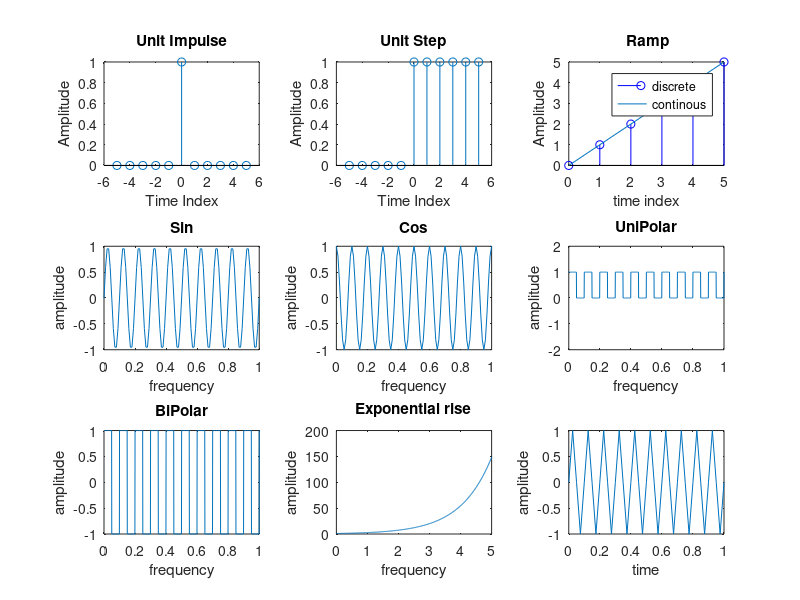

Source code (MATLAB):
%%SIMULATION OF BASIC TEST SIGNALS

clc;
clear all;
close all;
 
%%unit impulse

t1=-5:1:5;
y1=[zeros(1,5),ones(1,1),zeros(1,5)];
subplot(3,3,1);
stem(t1,y1);
xlabel('Time Index');
ylabel('Amplitude');
title('Unit Impulse');

%%unit step

t2=-5:1:5;
y2=[zeros(1,5),ones(1,6)];
subplot(3,3,2);
stem(t2,y2);
xlabel('Time Index');
ylabel('Amplitude');
title('Unit Step');

%%ramp

t3=0:1:5;
y3=t3;
subplot(3,3,3);
stem(t3,y3,'b');
hold on;
plot(t3,y3);
hold off;
legend("discrete","continous");
xlabel('time index');
ylabel('Amplitude');
title(' Ramp');

%%sin
t4=0:0.01:1;
f1=10;
y4=sin(2*pi*f1*t4);
subplot(3,3,4);
plot(t4,y4);
xlabel('frequency');
ylabel('amplitude');
title('Sin');

%Cos
t5=0:0.01:1;
f2=10;
y5=cos(2*pi*f2*t5);
subplot(3,3,5);
plot(t5,y5);
xlabel('frequency');
ylabel('amplitude');
title('Cos');

% Unipolar
t6 = 0:0.001:1;
f3 = 10;
y6 = sqrt(square(2*pi*f3*t6));
subplot(3,3,6);
plot(t6, y6);
axis([0 1 -2 2]);
xlabel('frequency');
ylabel('amplitude');
title('UniPolar');

%Bipolar
t7 = 0:0.001:1;
f4 = 10;
y7 = square(2*pi*f4*t7);
mtlab_axis=([0 1 2 -2]);
subplot(3,3,7);
plot(t7, y7);
xlabel('frequency');
ylabel('amplitude');
title('BiPolar');

% Exponential rise
t8=0:0.01:5;
y8=exp(t8);
subplot(3,3,8);
plot(t8,y8,'-');
xlabel('frequency');
ylabel('amplitude');
title('Exponential rise');

% triangular wave
f5=10;
t9=0:0.025:1;
y9=sin(2*pi*f5*t9);
subplot(3,3,9);
stem(t9,y9,"r");
plot(t9, y9);
xlabel("time");
ylabel("amplitude");



